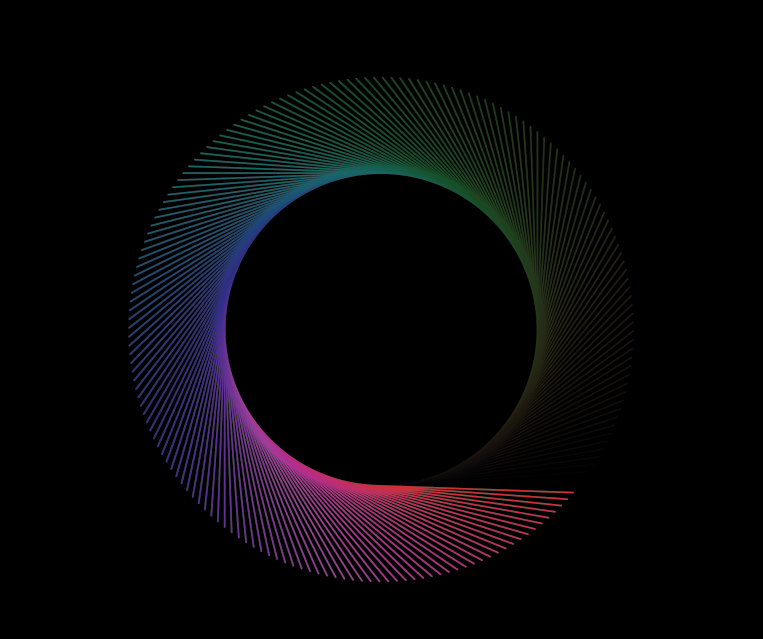

Generate this figure with Python:
import turtle
from math import sqrt, pi, sin


def hsl2hex(hue,sat,lum):
    ''' converts HSL color code to hex color code '''
    if sat==0:
        RGB=[lum*255,lum*255,lum*255]
        rt,gt,bt=hex(round(RGB[0]))[2:],hex(round(RGB[1]))[2:],hex(round(RGB[2]))[2:]
        if len(rt)==1:
            rt='0'+rt
        if len(gt)==1:
            gt='0'+gt
        if len(bt)==1:
            bt='0'+bt
        retstr='#'+rt+gt+bt
        return retstr
    if lum<0.5:
        tmp1=lum*(1+sat)
    else:
        tmp1=lum+sat-lum*sat
    tmp2=2*lum-tmp1
    hue=hue/360
    tempRGB=[hue+0.333,hue,hue-0.333]
    for ind in range(3):
        if tempRGB[ind]>1:
            tempRGB[ind]-=1
        elif tempRGB[ind]<0:
            tempRGB[ind]+=1
    RGB=[]
    tst1f=lambda x: tmp2+(tmp1-tmp2)*6*x
    tst2f=lambda x: tmp1
    tst3f=lambda x: tmp2+(tmp1-tmp2)*(0.666-x)*6
    for tempC in tempRGB:
        if 6*tempC<1:
            RGB.append(tst1f(tempC))
        elif 2*tempC<1:
            RGB.append(tst2f(tempC))
        elif 3*tempC<2:
            RGB.append(tst3f(tempC))
        else:
            RGB.append(tmp2)
    RGB=[inten*255 for inten in RGB]
    rt,gt,bt=hex(round(RGB[0]))[2:],hex(round(RGB[1]))[2:],hex(round(RGB[2]))[2:]
    if len(rt)==1:
        rt='0'+rt
    if len(gt)==1:
        gt='0'+gt
    if len(bt)==1:
        bt='0'+bt
    retstr='#'+rt+gt+bt
    return retstr


wn = turtle.Screen()
wn.bgcolor("black")

h,s,l=0,0.613,0

mango=turtle.Turtle()
mango.pensize(1)
mango.speed(0)
r=100
density_constant=1#higher the constant, less dense the lines will be
y=int(360/density_constant)
section_of_circum=2*pi*r/y
tang_len=sqrt((1.61803398875*r)**2 - r**2)

mango.up()    
mango.right(90)
mango.forward(r)
mango.left(90)

mango.color(hsl2hex(h,s,l))

for i in range(y):
    if i%2==0:
        mango.down()
        mango.forward(tang_len)
        mango.left(180)
        mango.up()
        mango.forward(tang_len)
        mango.left(180)
        l+=1/360 * density_constant
        h+=2 * density_constant
        mango.color(hsl2hex(h,s,l))
    mango.forward(section_of_circum)
    mango.left(density_constant)
mango.left(90)
mango.forward(r)
mango.right(90)

mango.getscreen().getcanvas().postscript(file="logo.eps")

wn.exitonclick()
